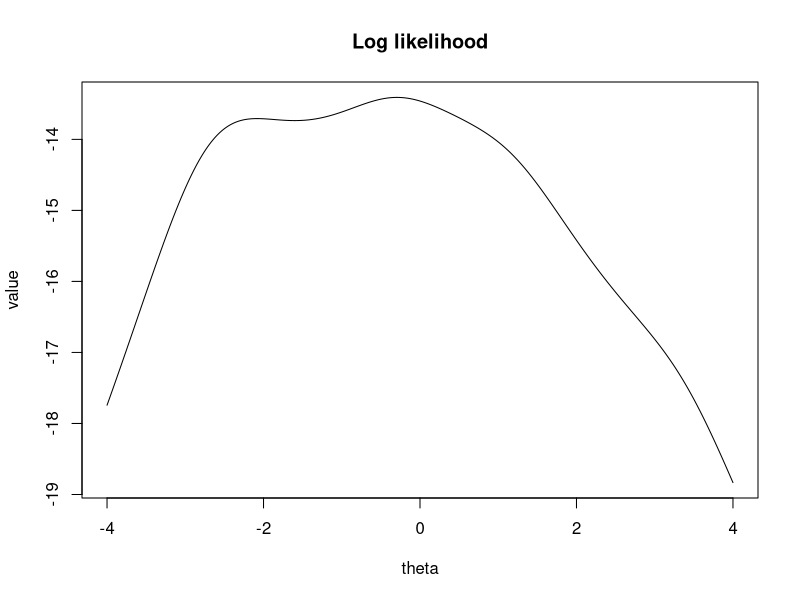
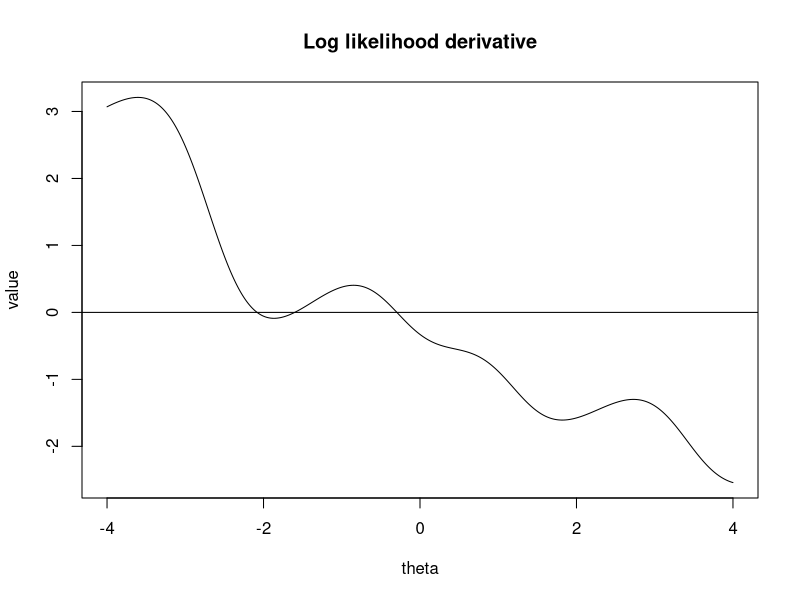

Here is the R script that generated these plots, in order:
## ---- chunk 1
# Problem setup

## Data parameter values
theta <- seq(-4, 4, 0.01)
x <- c(-2.8, 3.4, 1.2, -.3, -2.6)

# Log-likelihood function
loglike <- function(theta){-5*log(pi)-sum(log(1+(x-theta)^2))}

# Log-likelihood first derivative function
loglike_derivative <- function(theta){sum(2*(x-theta)/(1+(x-theta)^2))}
## ---- chunk 2
# Log likelihood plot
y_a1 <- c()
for (theta_i in theta){
  y_a1 <- c(y_a1, loglike(theta_i))
}

plot(theta,
     y_a1,
     type="l",
     main = "Log likelihood",
     xlab = "theta",
     ylab = "value")

# Log likelihood derivative plot
y_a2 <- c()
for (theta_i in theta){
  y_a2 <- c(y_a2, loglike_derivative(theta_i))
}

plot(theta,
     y_a2,
     type="l",
     main = "Log likelihood derivative",
     xlab = "theta",
     ylab = "value")
abline(b=0, a=0)
## ---- chunk 3
# Bisection function

bisect_estimate <- function(a, b, epsilon = 0.000001){
  # a is the left start guess
  # b is the right start guess
  # epsilon is the desired convergence error
  
  y1 <- loglike_derivative(a)
  y2<- loglike_derivative(b)
  stopifnot("Invalid boundaries `a` and `b`" = y1 * y2 < 0)
  
  x_t <- c()
  # In the beginning, x_t is either empty or only has one value.
  # When x_t has at least two values, evaluate the last two values with
  # respect to the convergence error.
  while(length(x_t) < 2 || abs(tail(x_t,1)-tail(x_t,2)[1]) > epsilon){
    y1 <- loglike_derivative(a) #sum(2*(x-a)/(1+(x-a)^2))
    y2<- loglike_derivative(b) #sum(2*(x-b)/(1+(x-b)^2))
    
    # Calculate new boundary
    x_t <- c(x_t,(a + b)/2)
    
    if(loglike_derivative(a)*loglike_derivative(tail(x_t,1)) <= 0){
      b <- tail(x_t,1)
    }
    if(loglike_derivative(b)*loglike_derivative(tail(x_t,1)) < 0){
      a <- tail(x_t,1)
    }
  }
  cat("Estimate of x_value: ", tail(x_t, 1))
}
## ---- chunk 4

## ---- chunk 5

## ---- chunk 6
